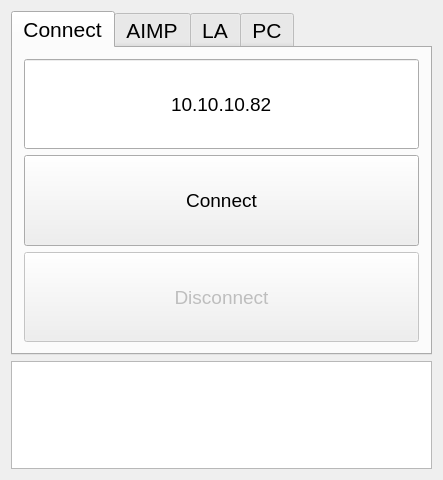
<?xml version="1.0" encoding="UTF-8"?>
<ui version="4.0">
 <class>MainWindow</class>
 <widget class="QMainWindow" name="MainWindow">
  <property name="geometry">
   <rect>
    <x>0</x>
    <y>0</y>
    <width>443</width>
    <height>480</height>
   </rect>
  </property>
  <property name="font">
   <font>
    <pointsize>14</pointsize>
   </font>
  </property>
  <property name="windowTitle">
   <string>MainWindow</string>
  </property>
  <widget class="QWidget" name="centralWidget">
   <layout class="QVBoxLayout" name="verticalLayout_3">
    <item>
     <widget class="QTabWidget" name="tabWidget">
      <property name="enabled">
       <bool>true</bool>
      </property>
      <property name="font">
       <font>
        <pointsize>16</pointsize>
       </font>
      </property>
      <property name="tabPosition">
       <enum>QTabWidget::North</enum>
      </property>
      <property name="tabShape">
       <enum>QTabWidget::Rounded</enum>
      </property>
      <property name="currentIndex">
       <number>0</number>
      </property>
      <property name="elideMode">
       <enum>Qt::ElideNone</enum>
      </property>
      <property name="documentMode">
       <bool>false</bool>
      </property>
      <property name="tabsClosable">
       <bool>false</bool>
      </property>
      <property name="movable">
       <bool>false</bool>
      </property>
      <property name="tabBarAutoHide">
       <bool>false</bool>
      </property>
      <widget class="QWidget" name="connectionTab">
       <attribute name="title">
        <string>Connect</string>
       </attribute>
       <layout class="QVBoxLayout" name="verticalLayout_4">
        <item>
         <widget class="QLineEdit" name="adressLineEdit">
          <property name="sizePolicy">
           <sizepolicy hsizetype="Expanding" vsizetype="Expanding">
            <horstretch>0</horstretch>
            <verstretch>0</verstretch>
           </sizepolicy>
          </property>
          <property name="font">
           <font>
            <pointsize>14</pointsize>
           </font>
          </property>
          <property name="text">
           <string>10.10.10.82</string>
          </property>
          <property name="alignment">
           <set>Qt::AlignCenter</set>
          </property>
         </widget>
        </item>
        <item>
         <widget class="QPushButton" name="connectButton">
          <property name="sizePolicy">
           <sizepolicy hsizetype="Minimum" vsizetype="Expanding">
            <horstretch>0</horstretch>
            <verstretch>0</verstretch>
           </sizepolicy>
          </property>
          <property name="font">
           <font>
            <pointsize>14</pointsize>
           </font>
          </property>
          <property name="text">
           <string>Connect</string>
          </property>
         </widget>
        </item>
        <item>
         <widget class="QPushButton" name="disconnectButtob">
          <property name="enabled">
           <bool>false</bool>
          </property>
          <property name="sizePolicy">
           <sizepolicy hsizetype="Minimum" vsizetype="Expanding">
            <horstretch>0</horstretch>
            <verstretch>0</verstretch>
           </sizepolicy>
          </property>
          <property name="font">
           <font>
            <pointsize>14</pointsize>
           </font>
          </property>
          <property name="text">
           <string>Disconnect</string>
          </property>
         </widget>
        </item>
       </layout>
      </widget>
      <widget class="QWidget" name="aimpTab">
       <property name="enabled">
        <bool>false</bool>
       </property>
       <attribute name="title">
        <string>AIMP</string>
       </attribute>
       <layout class="QHBoxLayout" name="horizontalLayout">
        <item>
         <layout class="QVBoxLayout" name="verticalLayout_6">
          <item>
           <layout class="QHBoxLayout" name="horizontalLayout_11">
            <item>
             <widget class="QLabel" name="durationLabel">
              <property name="sizePolicy">
               <sizepolicy hsizetype="Maximum" vsizetype="Preferred">
                <horstretch>0</horstretch>
                <verstretch>0</verstretch>
               </sizepolicy>
              </property>
              <property name="font">
               <font>
                <pointsize>14</pointsize>
               </font>
              </property>
              <property name="text">
               <string>0:00</string>
              </property>
             </widget>
            </item>
            <item>
             <widget class="QLabel" name="posotionLabel">
              <property name="sizePolicy">
               <sizepolicy hsizetype="Maximum" vsizetype="Preferred">
                <horstretch>0</horstretch>
                <verstretch>0</verstretch>
               </sizepolicy>
              </property>
              <property name="font">
               <font>
                <pointsize>14</pointsize>
               </font>
              </property>
              <property name="text">
               <string>0:00</string>
              </property>
              <property name="alignment">
               <set>Qt::AlignRight|Qt::AlignTrailing|Qt::AlignVCenter</set>
              </property>
             </widget>
            </item>
           </layout>
          </item>
          <item>
           <layout class="QHBoxLayout" name="horizontalLayout_6">
            <item>
             <widget class="QToolButton" name="shuffleButton">
              <property name="sizePolicy">
               <sizepolicy hsizetype="Minimum" vsizetype="Expanding">
                <horstretch>0</horstretch>
                <verstretch>0</verstretch>
               </sizepolicy>
              </property>
              <property name="text">
               <string>Shuffle</string>
              </property>
              <property name="icon">
               <iconset resource="images.qrc">
                <normaloff>:/Images/shuffle.png</normaloff>:/Images/shuffle.png</iconset>
              </property>
              <property name="checkable">
               <bool>true</bool>
              </property>
             </widget>
            </item>
            <item>
             <widget class="QToolButton" name="muteButton">
              <property name="sizePolicy">
               <sizepolicy hsizetype="Minimum" vsizetype="Expanding">
                <horstretch>0</horstretch>
                <verstretch>0</verstretch>
               </sizepolicy>
              </property>
              <property name="baseSize">
               <size>
                <width>0</width>
                <height>0</height>
               </size>
              </property>
              <property name="font">
               <font>
                <pointsize>14</pointsize>
               </font>
              </property>
              <property name="text">
               <string>Mute</string>
              </property>
              <property name="icon">
               <iconset resource="images.qrc">
                <normaloff>:/Images/unmute.png</normaloff>:/Images/unmute.png</iconset>
              </property>
              <property name="checkable">
               <bool>true</bool>
              </property>
             </widget>
            </item>
            <item>
             <widget class="QPushButton" name="minusVolumeButton">
              <property name="sizePolicy">
               <sizepolicy hsizetype="Minimum" vsizetype="Expanding">
                <horstretch>0</horstretch>
                <verstretch>0</verstretch>
               </sizepolicy>
              </property>
              <property name="font">
               <font>
                <pointsize>14</pointsize>
               </font>
              </property>
              <property name="text">
               <string>-</string>
              </property>
             </widget>
            </item>
            <item>
             <widget class="QLabel" name="volumeLevelLabel">
              <property name="font">
               <font>
                <pointsize>14</pointsize>
               </font>
              </property>
              <property name="text">
               <string>0</string>
              </property>
              <property name="alignment">
               <set>Qt::AlignCenter</set>
              </property>
             </widget>
            </item>
            <item>
             <widget class="QPushButton" name="plusVolumeButton">
              <property name="sizePolicy">
               <sizepolicy hsizetype="Minimum" vsizetype="Expanding">
                <horstretch>0</horstretch>
                <verstretch>0</verstretch>
               </sizepolicy>
              </property>
              <property name="font">
               <font>
                <pointsize>14</pointsize>
               </font>
              </property>
              <property name="text">
               <string>+</string>
              </property>
             </widget>
            </item>
           </layout>
          </item>
          <item>
           <layout class="QHBoxLayout" name="horizontalLayout_5">
            <item>
             <widget class="QToolButton" name="prevButton">
              <property name="sizePolicy">
               <sizepolicy hsizetype="Minimum" vsizetype="Expanding">
                <horstretch>0</horstretch>
                <verstretch>0</verstretch>
               </sizepolicy>
              </property>
              <property name="font">
               <font>
                <pointsize>14</pointsize>
               </font>
              </property>
              <property name="text">
               <string>Prev</string>
              </property>
              <property name="icon">
               <iconset resource="images.qrc">
                <normaloff>:/Images/review.png</normaloff>:/Images/review.png</iconset>
              </property>
             </widget>
            </item>
            <item>
             <widget class="QToolButton" name="stopButton">
              <property name="sizePolicy">
               <sizepolicy hsizetype="Minimum" vsizetype="Expanding">
                <horstretch>0</horstretch>
                <verstretch>0</verstretch>
               </sizepolicy>
              </property>
              <property name="font">
               <font>
                <pointsize>14</pointsize>
               </font>
              </property>
              <property name="text">
               <string>Stop</string>
              </property>
              <property name="icon">
               <iconset resource="images.qrc">
                <normaloff>:/Images/stop.png</normaloff>:/Images/stop.png</iconset>
              </property>
             </widget>
            </item>
            <item>
             <widget class="QToolButton" name="pauseButton">
              <property name="sizePolicy">
               <sizepolicy hsizetype="Minimum" vsizetype="Expanding">
                <horstretch>0</horstretch>
                <verstretch>0</verstretch>
               </sizepolicy>
              </property>
              <property name="font">
               <font>
                <pointsize>14</pointsize>
               </font>
              </property>
              <property name="text">
               <string>Pause</string>
              </property>
              <property name="icon">
               <iconset resource="images.qrc">
                <normaloff>:/Images/pause.png</normaloff>:/Images/pause.png</iconset>
              </property>
             </widget>
            </item>
            <item>
             <widget class="QToolButton" name="nextButton">
              <property name="sizePolicy">
               <sizepolicy hsizetype="Minimum" vsizetype="Expanding">
                <horstretch>0</horstretch>
                <verstretch>0</verstretch>
               </sizepolicy>
              </property>
              <property name="font">
               <font>
                <pointsize>14</pointsize>
               </font>
              </property>
              <property name="text">
               <string>Next</string>
              </property>
              <property name="icon">
               <iconset resource="images.qrc">
                <normaloff>:/Images/forward.png</normaloff>:/Images/forward.png</iconset>
              </property>
             </widget>
            </item>
            <item>
             <widget class="QToolButton" name="playButton">
              <property name="sizePolicy">
               <sizepolicy hsizetype="Minimum" vsizetype="Expanding">
                <horstretch>0</horstretch>
                <verstretch>0</verstretch>
               </sizepolicy>
              </property>
              <property name="font">
               <font>
                <pointsize>14</pointsize>
               </font>
              </property>
              <property name="text">
               <string>Play</string>
              </property>
              <property name="icon">
               <iconset resource="images.qrc">
                <normaloff>:/Images/play.png</normaloff>:/Images/play.png</iconset>
              </property>
              <property name="checkable">
               <bool>false</bool>
              </property>
              <property name="autoRepeat">
               <bool>false</bool>
              </property>
              <property name="autoExclusive">
               <bool>false</bool>
              </property>
              <property name="autoRaise">
               <bool>false</bool>
              </property>
              <property name="arrowType">
               <enum>Qt::NoArrow</enum>
              </property>
             </widget>
            </item>
           </layout>
          </item>
         </layout>
        </item>
       </layout>
      </widget>
      <widget class="QWidget" name="laTab">
       <property name="enabled">
        <bool>false</bool>
       </property>
       <attribute name="title">
        <string>LA</string>
       </attribute>
       <layout class="QHBoxLayout" name="horizontalLayout_7">
        <item>
         <layout class="QVBoxLayout" name="verticalLayout">
          <item>
           <layout class="QHBoxLayout" name="horizontalLayout_8">
            <item>
             <widget class="QPushButton" name="laLEft">
              <property name="sizePolicy">
               <sizepolicy hsizetype="Minimum" vsizetype="Expanding">
                <horstretch>0</horstretch>
                <verstretch>0</verstretch>
               </sizepolicy>
              </property>
              <property name="font">
               <font>
                <pointsize>14</pointsize>
               </font>
              </property>
              <property name="text">
               <string>Left</string>
              </property>
             </widget>
            </item>
            <item>
             <widget class="QPushButton" name="laRight">
              <property name="sizePolicy">
               <sizepolicy hsizetype="Minimum" vsizetype="Expanding">
                <horstretch>0</horstretch>
                <verstretch>0</verstretch>
               </sizepolicy>
              </property>
              <property name="font">
               <font>
                <pointsize>14</pointsize>
               </font>
              </property>
              <property name="text">
               <string>Right</string>
              </property>
             </widget>
            </item>
           </layout>
          </item>
          <item>
           <layout class="QHBoxLayout" name="horizontalLayout_9">
            <item>
             <widget class="QPushButton" name="laFullScreen">
              <property name="sizePolicy">
               <sizepolicy hsizetype="Minimum" vsizetype="Expanding">
                <horstretch>0</horstretch>
                <verstretch>0</verstretch>
               </sizepolicy>
              </property>
              <property name="font">
               <font>
                <pointsize>14</pointsize>
               </font>
              </property>
              <property name="text">
               <string>FullScreen</string>
              </property>
             </widget>
            </item>
            <item>
             <widget class="QPushButton" name="laNotFull">
              <property name="sizePolicy">
               <sizepolicy hsizetype="Minimum" vsizetype="Expanding">
                <horstretch>0</horstretch>
                <verstretch>0</verstretch>
               </sizepolicy>
              </property>
              <property name="font">
               <font>
                <pointsize>14</pointsize>
               </font>
              </property>
              <property name="text">
               <string>Not full</string>
              </property>
             </widget>
            </item>
           </layout>
          </item>
          <item>
           <widget class="QPushButton" name="laPlayButton">
            <property name="sizePolicy">
             <sizepolicy hsizetype="Minimum" vsizetype="Expanding">
              <horstretch>0</horstretch>
              <verstretch>0</verstretch>
             </sizepolicy>
            </property>
            <property name="font">
             <font>
              <pointsize>14</pointsize>
             </font>
            </property>
            <property name="text">
             <string>Play</string>
            </property>
           </widget>
          </item>
          <item>
           <layout class="QHBoxLayout" name="horizontalLayout_10">
            <item>
             <widget class="QPushButton" name="laPrevButton">
              <property name="sizePolicy">
               <sizepolicy hsizetype="Minimum" vsizetype="Expanding">
                <horstretch>0</horstretch>
                <verstretch>0</verstretch>
               </sizepolicy>
              </property>
              <property name="font">
               <font>
                <pointsize>14</pointsize>
               </font>
              </property>
              <property name="text">
               <string>Prev</string>
              </property>
             </widget>
            </item>
            <item>
             <widget class="QPushButton" name="laNextButton">
              <property name="sizePolicy">
               <sizepolicy hsizetype="Minimum" vsizetype="Expanding">
                <horstretch>0</horstretch>
                <verstretch>0</verstretch>
               </sizepolicy>
              </property>
              <property name="font">
               <font>
                <pointsize>14</pointsize>
               </font>
              </property>
              <property name="text">
               <string>Next</string>
              </property>
             </widget>
            </item>
           </layout>
          </item>
         </layout>
        </item>
       </layout>
      </widget>
      <widget class="QWidget" name="pcTab">
       <property name="enabled">
        <bool>false</bool>
       </property>
       <attribute name="title">
        <string>PC</string>
       </attribute>
       <layout class="QHBoxLayout" name="horizontalLayout_4">
        <item>
         <layout class="QHBoxLayout" name="horizontalLayout_2">
          <item>
           <layout class="QVBoxLayout" name="verticalLayout_2">
            <item>
             <widget class="QPushButton" name="shutdownPcButton">
              <property name="sizePolicy">
               <sizepolicy hsizetype="Minimum" vsizetype="Expanding">
                <horstretch>0</horstretch>
                <verstretch>0</verstretch>
               </sizepolicy>
              </property>
              <property name="font">
               <font>
                <pointsize>14</pointsize>
               </font>
              </property>
              <property name="text">
               <string>Showtdown PC</string>
              </property>
             </widget>
            </item>
            <item>
             <widget class="QPushButton" name="sleepButton">
              <property name="sizePolicy">
               <sizepolicy hsizetype="Minimum" vsizetype="Expanding">
                <horstretch>0</horstretch>
                <verstretch>0</verstretch>
               </sizepolicy>
              </property>
              <property name="text">
               <string>Sleep PC</string>
              </property>
             </widget>
            </item>
            <item>
             <widget class="QPushButton" name="closeAimpButton">
              <property name="sizePolicy">
               <sizepolicy hsizetype="Minimum" vsizetype="Expanding">
                <horstretch>0</horstretch>
                <verstretch>0</verstretch>
               </sizepolicy>
              </property>
              <property name="font">
               <font>
                <pointsize>14</pointsize>
               </font>
              </property>
              <property name="text">
               <string>Quit Aimp</string>
              </property>
             </widget>
            </item>
            <item>
             <widget class="QPushButton" name="launchAimpButton">
              <property name="sizePolicy">
               <sizepolicy hsizetype="Minimum" vsizetype="Expanding">
                <horstretch>0</horstretch>
                <verstretch>0</verstretch>
               </sizepolicy>
              </property>
              <property name="font">
               <font>
                <pointsize>14</pointsize>
               </font>
              </property>
              <property name="text">
               <string>Start Aimp</string>
              </property>
             </widget>
            </item>
           </layout>
          </item>
         </layout>
        </item>
        <item>
         <layout class="QVBoxLayout" name="verticalLayout_5">
          <item>
           <layout class="QHBoxLayout" name="horizontalLayout_3">
            <item>
             <widget class="QPushButton" name="systemVolumeMinusButton">
              <property name="sizePolicy">
               <sizepolicy hsizetype="Minimum" vsizetype="Expanding">
                <horstretch>0</horstretch>
                <verstretch>0</verstretch>
               </sizepolicy>
              </property>
              <property name="text">
               <string>-</string>
              </property>
             </widget>
            </item>
            <item>
             <widget class="QLabel" name="systemVolumeLabel">
              <property name="sizePolicy">
               <sizepolicy hsizetype="Preferred" vsizetype="Expanding">
                <horstretch>0</horstretch>
                <verstretch>0</verstretch>
               </sizepolicy>
              </property>
              <property name="text">
               <string>0</string>
              </property>
              <property name="alignment">
               <set>Qt::AlignCenter</set>
              </property>
             </widget>
            </item>
            <item>
             <widget class="QPushButton" name="systemVolumePlusButton">
              <property name="sizePolicy">
               <sizepolicy hsizetype="Minimum" vsizetype="Expanding">
                <horstretch>0</horstretch>
                <verstretch>0</verstretch>
               </sizepolicy>
              </property>
              <property name="text">
               <string>+</string>
              </property>
             </widget>
            </item>
           </layout>
          </item>
          <item>
           <widget class="QToolButton" name="systemVolumeMuteButton">
            <property name="sizePolicy">
             <sizepolicy hsizetype="Minimum" vsizetype="Expanding">
              <horstretch>0</horstretch>
              <verstretch>0</verstretch>
             </sizepolicy>
            </property>
            <property name="text">
             <string>PushButton</string>
            </property>
            <property name="icon">
             <iconset resource="images.qrc">
              <normaloff>:/Images/unmute.png</normaloff>:/Images/unmute.png</iconset>
            </property>
            <property name="iconSize">
             <size>
              <width>32</width>
              <height>32</height>
             </size>
            </property>
            <property name="checkable">
             <bool>true</bool>
            </property>
            <property name="autoRaise">
             <bool>true</bool>
            </property>
           </widget>
          </item>
         </layout>
        </item>
       </layout>
      </widget>
     </widget>
    </item>
    <item>
     <widget class="QTextBrowser" name="logTextBrowser">
      <property name="sizePolicy">
       <sizepolicy hsizetype="Expanding" vsizetype="Minimum">
        <horstretch>0</horstretch>
        <verstretch>0</verstretch>
       </sizepolicy>
      </property>
      <property name="sizeAdjustPolicy">
       <enum>QAbstractScrollArea::AdjustToContentsOnFirstShow</enum>
      </property>
     </widget>
    </item>
   </layout>
  </widget>
 </widget>
 <layoutdefault spacing="6" margin="11"/>
 <resources>
  <include location="images.qrc"/>
 </resources>
 <connections/>
</ui>
